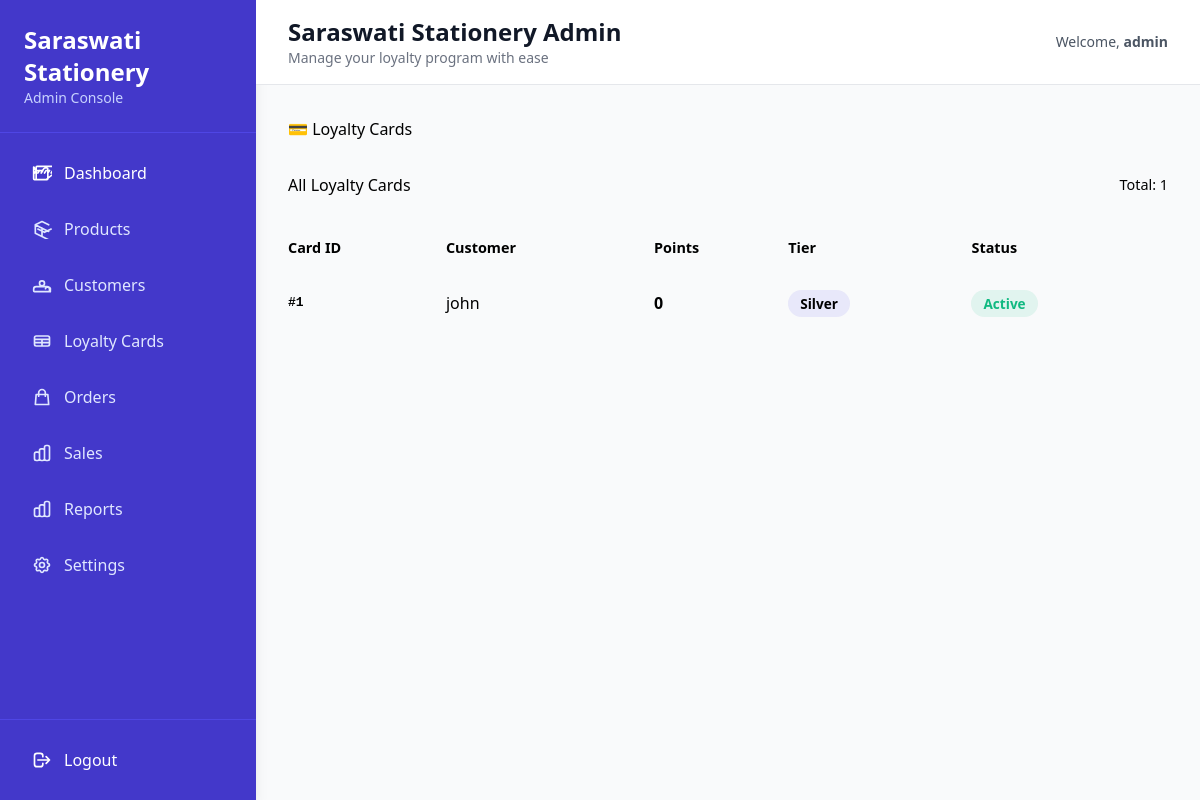
The page /admin/loyalty_cards (signed in) on the database as committed earlier.
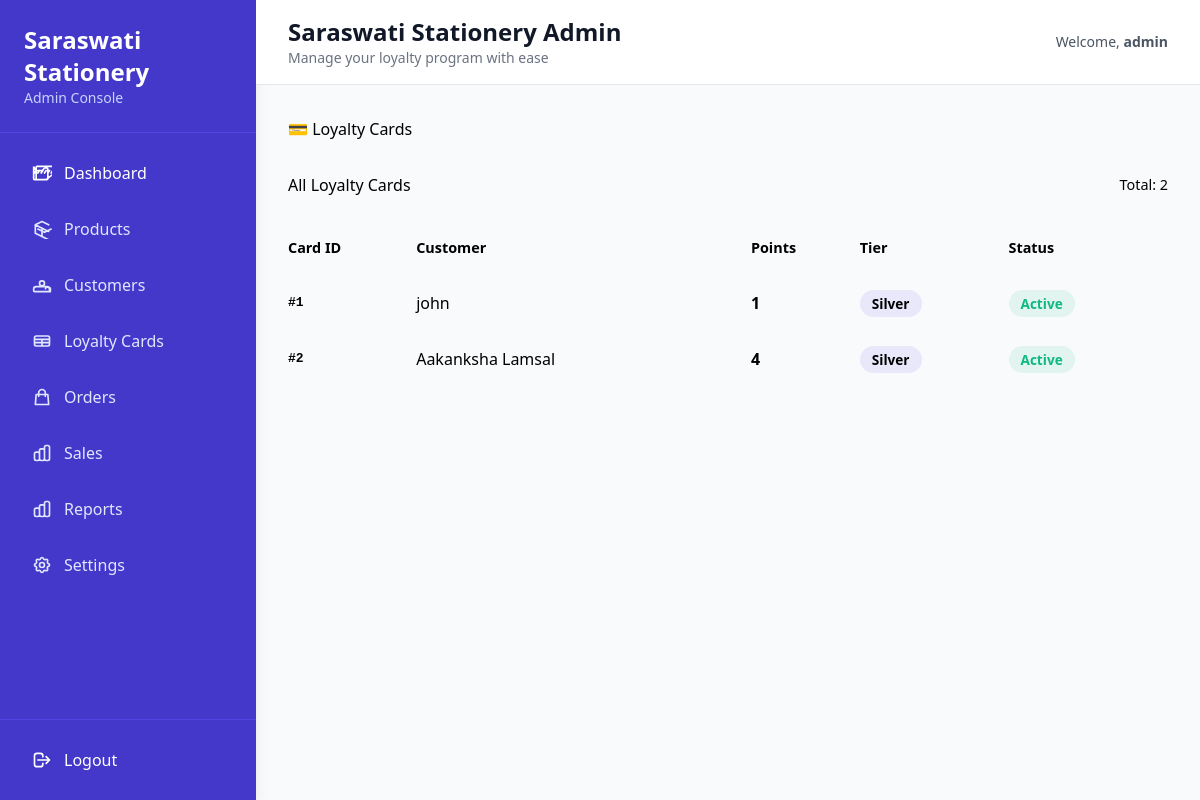
The same page on the database as committed later.
### models.py (models this page shows, shortened)
class LoyaltyCard(db.Model):
    id = db.Column(db.Integer, primary_key=True)
    user_id = db.Column(db.Integer, db.ForeignKey('user.id'), unique=True, nullable=False)
    points = db.Column(db.Integer, default=0)
    tier = db.Column(db.String(50), default='Silver') # Silver, Gold, Platinum

class User(UserMixin, db.Model):
    id = db.Column(db.Integer, primary_key=True)
    username = db.Column(db.String(150), unique=True, nullable=False)
    email = db.Column(db.String(150), unique=True, nullable=False)
    password = db.Column(db.String(150), nullable=False)
    role = db.Column(db.String(50), default='customer') # 'admin' or 'customer'
    created_at = db.Column(db.DateTime, default=datetime.utcnow)
    sales = db.relationship('Sale', backref='user', lazy=True)
    loyalty_card = db.relationship('LoyaltyCard', backref='user', uselist=False, lazy=True)
    @property
    def is_admin(self):
        return self.role == 'admin'

### app.py (the view)
@app.route('/admin/loyalty_cards')
@login_required
def admin_loyalty_cards():
    if not current_user.is_admin:
        abort(403)
    loyalty_cards = LoyaltyCard.query.all()
    return render_template('admin/loyalty_cards.html', loyalty_cards=loyalty_cards)

### app.py (called while the page is built)
@login_manager.user_loader
def load_user(user_id):
    return User.query.get(int(user_id))

### templates/admin/loyalty_cards.html
{% extends "admin/base_admin.html" %}
{% block content %}
<h2 style="margin-bottom: 2rem;">💳 Loyalty Cards</h2>
<div class="card">
    <div style="display: flex; justify-content: space-between; align-items: center; margin-bottom: 1.5rem;">
        <h3>All Loyalty Cards</h3>
        <p style="color: var(--text-muted); font-size: 0.9rem;">Total: {{ loyalty_cards|length }}</p>
    </div>
    <div style="overflow-x: auto;">
        <table style="width: 100%; border-collapse: collapse;">
            <thead>
                <tr style="text-align: left; border-bottom: 2px solid var(--border); color: var(--text-muted); font-size: 0.9rem;">
                    <th style="padding: 1rem 0;">Card ID</th>
                    <th style="padding: 1rem 0;">Customer</th>
                    <th style="padding: 1rem 0;">Points</th>
                    <th style="padding: 1rem 0;">Tier</th>
                    <th style="padding: 1rem 0;">Status</th>
                </tr>
            </thead>
            <tbody>
                {% for card in loyalty_cards %}
                <tr style="border-bottom: 1px solid var(--border);">
                    <td style="padding: 1rem 0; font-weight: 600; font-family: monospace; color: var(--primary);">#{{ card.id }}</td>
                    <td style="padding: 1rem 0;">{{ card.user.username if card.user else 'N/A' }}</td>
                    <td style="padding: 1rem 0; font-weight: 700; color: var(--primary);">{{ card.points }}</td>
                    <td style="padding: 1rem 0;">
                        <span style="background: {% if card.tier == 'Platinum' %}rgba(251, 191, 36, 0.1); color: #fbbf24;{% elif card.tier == 'Gold' %}rgba(34, 197, 94, 0.1); color: #22c55e;{% else %}rgba(79, 70, 229, 0.1); color: var(--primary);{% endif %} padding: 0.25rem 0.75rem; border-radius: 2rem; font-size: 0.85rem; font-weight: 600;">
                            {{ card.tier }}
                        </span>
                    </td>
                    <td style="padding: 1rem 0;">
                        <span style="background: rgba(16, 185, 129, 0.1); color: #10b981; padding: 0.25rem 0.75rem; border-radius: 2rem; font-size: 0.85rem; font-weight: 600;">Active</span>
                    </td>
                </tr>
                {% else %}
                <tr>
                    <td colspan="5" style="padding: 2rem; text-align: center; color: var(--text-muted);">No loyalty cards found.</td>
                </tr>
                {% endfor %}
            </tbody>
        </table>
    </div>
</div>
{% endblock %}

Rows that differ between the two databases and show on the page:
changed LoyaltyCard "john": points "0" → "1"
added LoyaltyCard: id "2", user "Aakanksha Lamsal", points "4", tier "Silver"
Other text that changed with them:
{{ loyalty_cards|length }}: "1" → "2"
